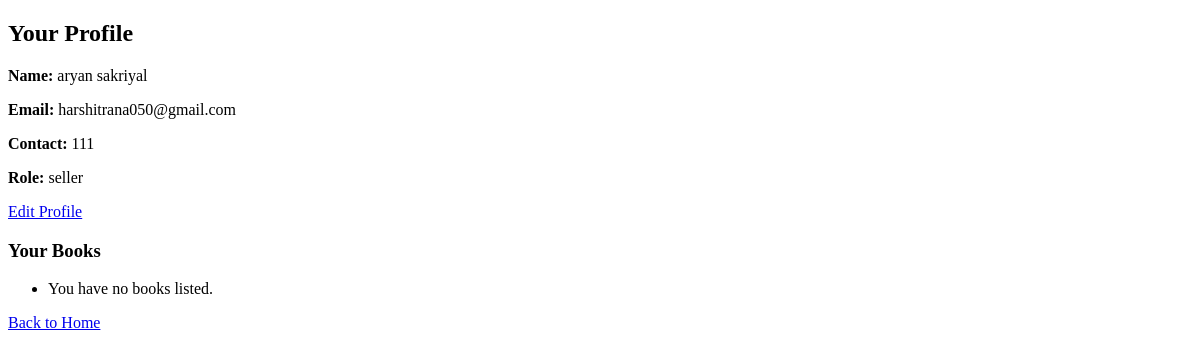
The app's page /profile (signed in), older data.
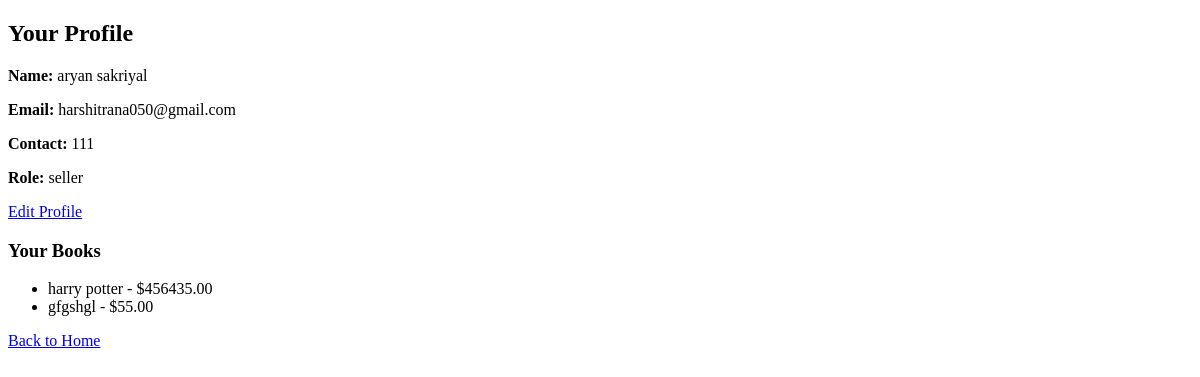
The same page, newer data.
### app/models.py (models this page shows, shortened)
class User(UserMixin, db.Model):
    id = db.Column(db.Integer, primary_key=True)
    name = db.Column(db.String(120), nullable=False)
    email = db.Column(db.String(120), unique=True, nullable=False)
    password_hash = db.Column(db.String(128), nullable=False)
    contact = db.Column(db.String(50))
    role = db.Column(db.String(20), default='buyer')
    books = db.relationship('Book', backref='seller', lazy=True)
    messages_sent = db.relationship('Message', foreign_keys='Message.sender_id', backref='sender', lazy='dynamic')
    messages_received = db.relationship('Message', foreign_keys='Message.receiver_id', backref='receiver', lazy='dynamic')

class Book(db.Model):
    id = db.Column(db.Integer, primary_key=True)
    title = db.Column(db.String(200), nullable=False)
    author = db.Column(db.String(120))
    description = db.Column(db.Text)
    condition = db.Column(db.String(50))
    price = db.Column(db.Float, nullable=False)
    image_url = db.Column(db.String(255))
    seller_id = db.Column(db.Integer, db.ForeignKey('user.id'), nullable=False)

### app/routes.py (the view)
@app.route('/profile')
@login_required
def profile():
    user_books = []
    if current_user.role == 'seller':
        user_books = Book.query.filter_by(seller_id=current_user.id).all()
    return render_template('profile.html', user=current_user, books=user_books)

### app/models.py (called while the page is built)
@login.user_loader
def load_user(user_id):
    return User.query.get(int(user_id))

### app/templates/profile.html (shortened to what this page needs)
<!DOCTYPE html>
<html lang="en">
<head>
</head>
<body>
  <h2>Your Profile</h2>
  <p><strong>Name:</strong> {{ user.name }}</p>
  <p><strong>Email:</strong> {{ user.email }}</p>
  <p><strong>Contact:</strong> {{ user.contact or 'N/A' }}</p>
  <p><strong>Role:</strong> {{ user.role }}</p>
  <p><a href="{{ url_for('edit_profile') }}">Edit Profile</a></p>
  {% if user.role == 'seller' %}
    <h3>Your Books</h3>
    <ul>
      {% for book in books %}
        <li>{{ book.title }} - ${{ "%.2f"|format(book.price) }}</li>
      {% else %}
        <li>You have no books listed.</li>
      {% endfor %}
    </ul>
  {% endif %}
  <p><a href="{{ url_for('home') }}">Back to Home</a></p>
</body>
</html>

Row changes from the older to the newer data that the page shows:
added Book: title "harry potter", price "456435.00"
added Book: title "gfgshgl", price "55.00"
Text that changed along with them:
text no longer shown: "You have no books listed."
